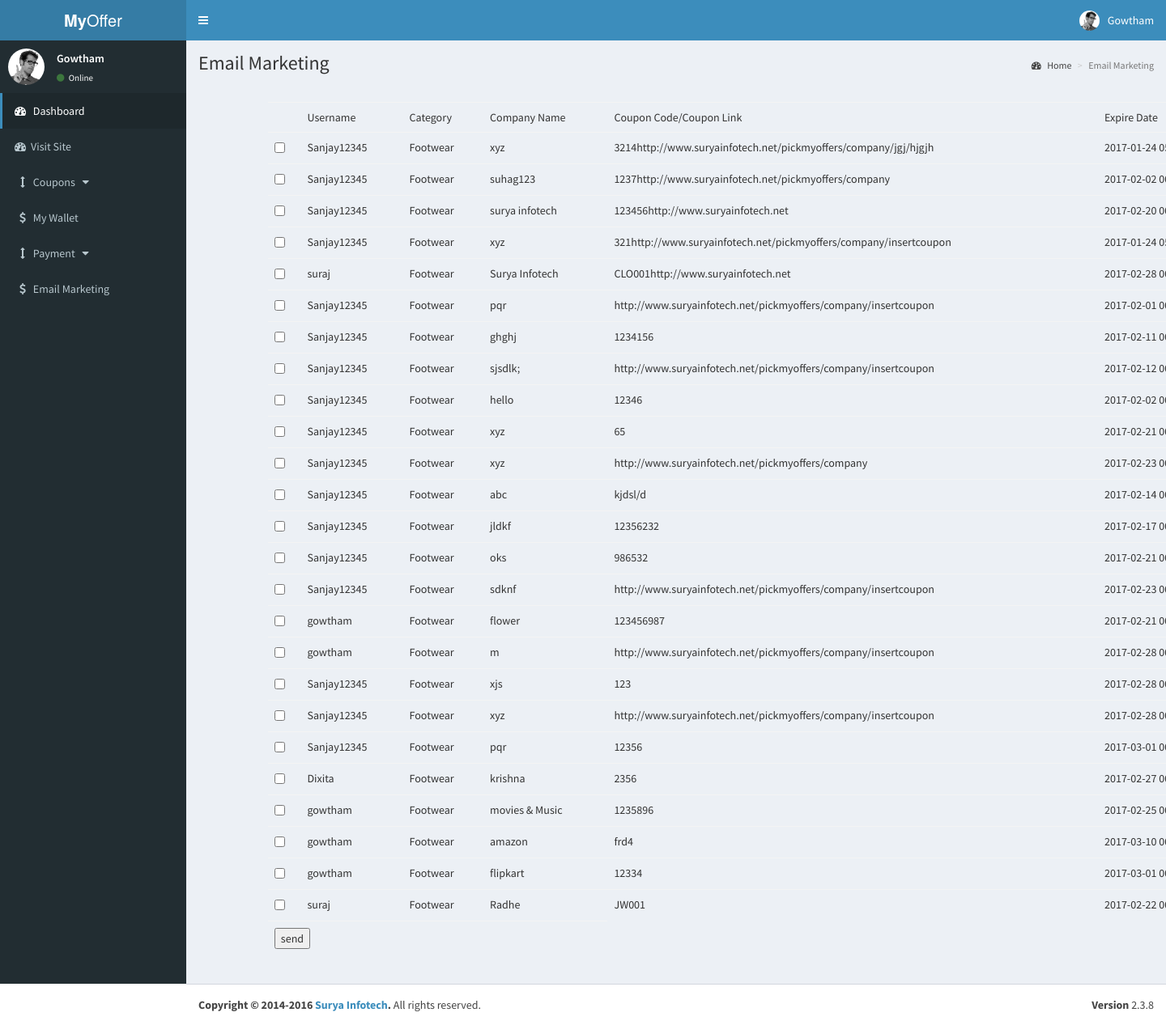
The app's page /company/emailmarketing1.php (signed in) with its own data.
### tables this page shows
CREATE TABLE `coupons` (
  `id` int(11) NOT NULL,
  `user_id` varchar(100) NOT NULL,
  `category` varchar(20) NOT NULL,
  `company_name` varchar(200) NOT NULL,
  `company_image` varchar(200) NOT NULL,
  `description` longtext NOT NULL,
  `coupon_code` varchar(50) NOT NULL,
  `coupon_link` longtext NOT NULL,
  `offer` varchar(100) NOT NULL,
  `expire_date` datetime DEFAULT NULL,
  `createdAt` datetime NOT NULL,
  `isdeleted` int(2) NOT NULL DEFAULT '0'
);

CREATE TABLE `users` (
  `id` int(11) NOT NULL,
  `fname` varchar(100) NOT NULL,
  `lname` varchar(100) NOT NULL,
  `email` varchar(100) NOT NULL,
  `password` varchar(50) NOT NULL,
  `phone` varchar(20) NOT NULL,
  `balance` varchar(50) NOT NULL DEFAULT '',
  `new_balance` varchar(50) NOT NULL DEFAULT '',
  `createdAt` datetime NOT NULL DEFAULT CURRENT_TIMESTAMP,
  `isdeleted` varchar(10) NOT NULL DEFAULT '0',
  `role` double NOT NULL DEFAULT '1'
);

CREATE TABLE `category` (
  `category_id` int(11) NOT NULL,
  `category_name` varchar(200) NOT NULL
);

### company/functions.php (called while the page is built, shortened)
<?php
function GetUserDetails($user_id){
	global $con;
	$query = "select * from users where id='".$user_id."'";
	$resultuserdetails = mysqli_query($con,$query);
		if(mysqli_num_rows($resultuserdetails)>0)
		{
		$data=mysqli_fetch_assoc($resultuserdetails);
	}
	return $data;
}
?>

### company/emailmarketing1.php (the view, shortened to what this page needs)
<?php
include "header.php";
include "sidebar.php";
$query="SELECT * from coupons where isdeleted='0'";
$result=mysqli_query($con,$query);
?>
  <div class="content-wrapper">
    <section class="content-header">
      <h1>
      Email Marketing
      </h1>
      <ol class="breadcrumb">
        <li><a href="#"><i class="fa fa-dashboard"></i> Home</a></li>
        <li class="active">Email Marketing</li>
      </ol>
    </section>
  <section class="content">
        <div class="row">
            <div class="col-md-12 page-content col-md-offset-1">
                <div class="inner-box category-content inner-border">
        <div class="row">
                       <form action="emailmarketing.php" method="POST">
						<table class="table table-hover">
						<tr>
						<td></td>
						<td>
						Username
						</td>
						<td>
						Category
						</td>
						<td>
						Company Name
						</td>
						<td>
						Coupon Code/Coupon Link
						</td>
						<td>
						Expire Date
						</td>
						</tr>
						<?php
while($rec = mysqli_fetch_array($result)) {
?>
						<tr>
						<td><input type="checkbox" name="coupons[]" value="<?php echo $rec["id"]; ?>" ></td>
						<td>
						<?php
						$data=GetUserDetails($rec['user_id']);
						echo $data["fname"];
						?>
						</td>
						<td>
						<?php
						$catquery=mysqli_query($con,"SELECT * FROM category");
		                  $row=mysqli_fetch_assoc($catquery);
		                  echo $row['category_name'];
						  ?>
						</td>
						<td>
						<?php echo $rec['company_name'];?>
						</td>
						<td>
						<?php
						echo $rec['coupon_code'];
						echo $rec['coupon_link'];
						?>
						</td>
						<td>
						<?php echo $rec['expire_date'];?>
						</td>
						</tr>
						<?php
}
?>
<tr >
<td colspan="4"><input type="submit" name="send" value="send" /> </td>
</tr>
						</table>
						</form>
						</div>
						</div>
						</div>
						</div>
						</div>
						</div>
<?php
include "footer.php";
?>

### records on screen
coupons: user.fname "Sanjay12345", category.category_name "Footwear", company_name "xyz", coupon_code "3214", coupon_link "http://www.suryainfotech.net/pickmyoffers/company/jgj/hjgjh", expire_date "2017-01-24…"
coupons: user.fname "Sanjay12345", category.category_name "Footwear", company_name "suhag123", coupon_code "1237", coupon_link "http://www.suryainfotech.net/pickmyoffers/company", expire_date "2017-02-02…"
coupons: user.fname "Sanjay12345", category.category_name "Footwear", company_name "surya infotech", coupon_code "123456", coupon_link "http://www.suryainfotech.net", expire_date "2017-02-20…"
coupons: user.fname "Sanjay12345", category.category_name "Footwear", company_name "xyz", coupon_code "321", coupon_link "http://www.suryainfotech.net/pickmyoffers/company/insertcoupon", expire_date "2017-01-24…"
coupons: user.fname "suraj", category.category_name "Footwear", company_name "Surya Infotech", coupon_code "CLO001", coupon_link "http://www.suryainfotech.net", expire_date "2017-02-28…"
coupons: user.fname "Sanjay12345", category.category_name "Footwear", company_name "pqr", coupon_link "http://www.suryainfotech.net/pickmyoffers/company/insertcoupon", expire_date "2017-02-01…"
coupons: user.fname "Sanjay12345", category.category_name "Footwear", company_name "ghghj", coupon_code "1234156", expire_date "2017-02-11…"
coupons: user.fname "Sanjay12345", category.category_name "Footwear", company_name "sjsdlk;", coupon_link "http://www.suryainfotech.net/pickmyoffers/company/insertcoupon", expire_date "2017-02-12…"
coupons: user.fname "Sanjay12345", category.category_name "Footwear", company_name "hello", coupon_code "12346", expire_date "2017-02-02…"
coupons: user.fname "Sanjay12345", category.category_name "Footwear", company_name "xyz", coupon_code "65", expire_date "2017-02-21…"
coupons: user.fname "Sanjay12345", category.category_name "Footwear", company_name "xyz", coupon_link "http://www.suryainfotech.net/pickmyoffers/company", expire_date "2017-02-23…"
coupons: user.fname "Sanjay12345", category.category_name "Footwear", company_name "abc", coupon_link "kjdsl/d", expire_date "2017-02-14…"
coupons: user.fname "Sanjay12345", category.category_name "Footwear", company_name "jldkf", coupon_code "12356232", expire_date "2017-02-17…"
coupons: user.fname "Sanjay12345", category.category_name "Footwear", company_name "oks", coupon_code "986532", expire_date "2017-02-21…"
coupons: user.fname "Sanjay12345", category.category_name "Footwear", company_name "sdknf", coupon_link "http://www.suryainfotech.net/pickmyoffers/company/insertcoupon", expire_date "2017-02-23…"
coupons: user.fname "gowtham", category.category_name "Footwear", company_name "flower", coupon_code "123456987", expire_date "2017-02-21…"
coupons: user.fname "gowtham", category.category_name "Footwear", company_name "m", coupon_link "http://www.suryainfotech.net/pickmyoffers/company/insertcoupon", expire_date "2017-02-28…"
coupons: user.fname "Sanjay12345", category.category_name "Footwear", company_name "xjs", coupon_code "123", expire_date "2017-02-28…"
coupons: user.fname "Sanjay12345", category.category_name "Footwear", company_name "xyz", coupon_link "http://www.suryainfotech.net/pickmyoffers/company/insertcoupon", expire_date "2017-02-28…"
coupons: user.fname "Sanjay12345", category.category_name "Footwear", company_name "pqr", coupon_code "12356", expire_date "2017-03-01…"
coupons: user.fname "Dixita", category.category_name "Footwear", company_name "krishna", coupon_code "2356", expire_date "2017-02-27…"
coupons: user.fname "gowtham", category.category_name "Footwear", company_name "movies & Music", coupon_code "1235896", expire_date "2017-02-25…"
coupons: user.fname "gowtham", category.category_name "Footwear", company_name "amazon", coupon_code "frd4", expire_date "2017-03-10…"
coupons: user.fname "gowtham", category.category_name "Footwear", company_name "flipkart", coupon_code "12334", expire_date "2017-03-01…"
coupons: user.fname "suraj", category.category_name "Footwear", company_name "Radhe", coupon_code "JW001", expire_date "2017-02-22…"

### other values on screen
$_SESSION['fname'] "Gowtham"
